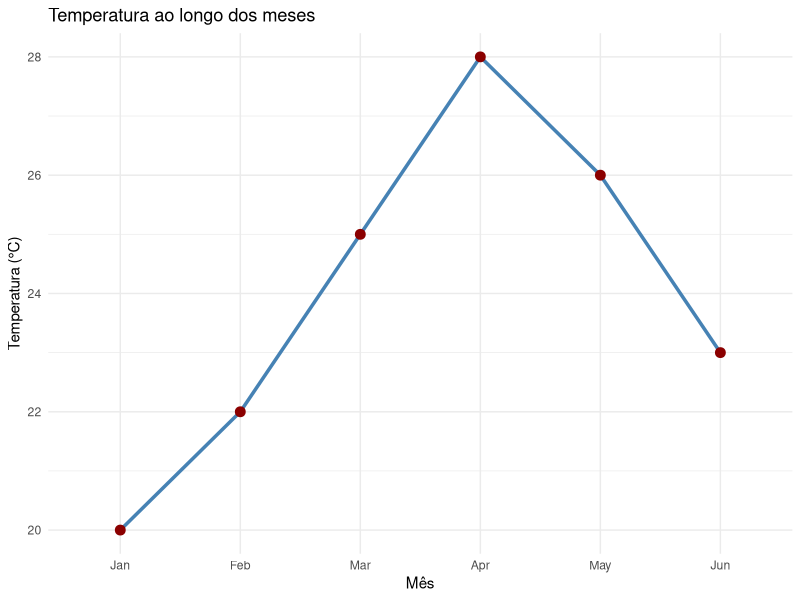

Write the R code that produced this figure.
# Exemplo de gráfico em R
# Se necessário, instale o pacote:
# install.packages("ggplot2")

library(ggplot2)

# Dados de exemplo
dados <- data.frame(
    mes = factor(month.abb[1:6], levels = month.abb[1:6]),
    temperatura = c(20, 22, 25, 28, 26, 23)
)

# Gráfico de linha
ggplot(dados, aes(x = mes, y = temperatura, group = 1)) +
    geom_line(color = "steelblue", linewidth = 1.2) +
    geom_point(size = 3, color = "darkred") +
    labs(
        title = "Temperatura ao longo dos meses",
        x = "Mês",
        y = "Temperatura (°C)"
    ) +
    theme_minimal()
